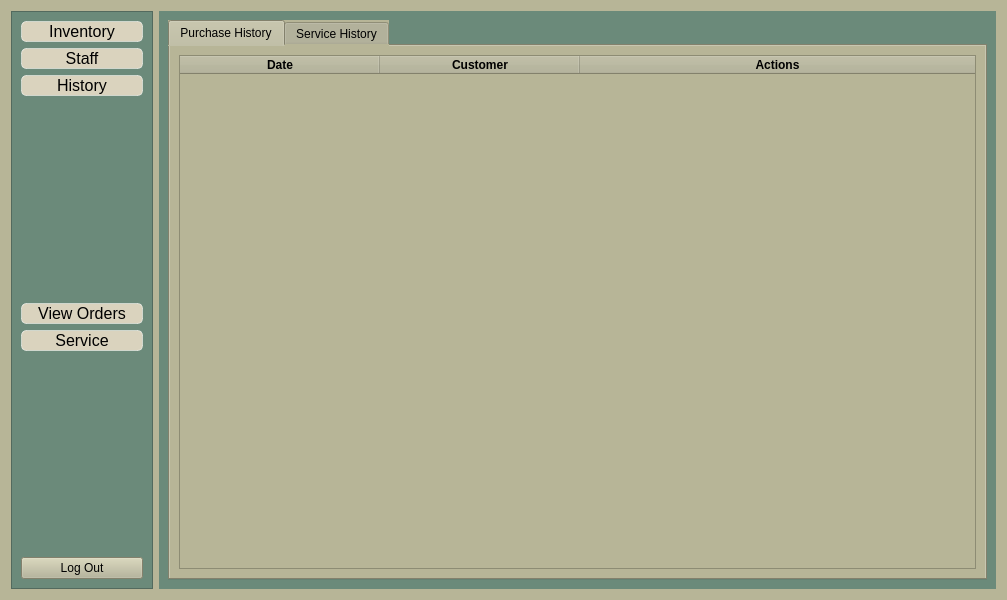
<?xml version="1.0" encoding="UTF-8"?>
<ui version="4.0">
 <class>AdminPage</class>
 <widget class="QWidget" name="AdminPage">
  <property name="geometry">
   <rect>
    <x>0</x>
    <y>0</y>
    <width>1007</width>
    <height>600</height>
   </rect>
  </property>
  <property name="windowTitle">
   <string>Admin Page</string>
  </property>
  <property name="styleSheet">
   <string notr="true">QWidget{
 background-color: rgb(183, 181, 151);
}</string>
  </property>
  <layout class="QHBoxLayout" name="horizontalLayout">
   <item>
    <widget class="QFrame" name="frame">
     <property name="styleSheet">
      <string notr="true">QFrame{
background-color: rgb(107, 138, 122)

}</string>
     </property>
     <property name="frameShape">
      <enum>QFrame::StyledPanel</enum>
     </property>
     <property name="frameShadow">
      <enum>QFrame::Raised</enum>
     </property>
     <layout class="QVBoxLayout" name="verticalLayout">
      <item>
       <widget class="QPushButton" name="inventory">
        <property name="styleSheet">
         <string notr="true">QPushButton{
background-color: rgb(218, 211, 190);
color: black;
border: 1px solid rgba(255, 255, 255, 0.5);
border-radius: 5px;
font-size:16px;
text-align: center;
width: 120px
}

QPushButton:hover {
background-color: rgba(255, 255, 255, 0.3);
}

QPushButton:pressed {
background-color: rgba(255, 255, 255, 0.1);
}

</string>
        </property>
        <property name="text">
         <string>Inventory</string>
        </property>
       </widget>
      </item>
      <item>
       <widget class="QPushButton" name="staff">
        <property name="styleSheet">
         <string notr="true">QPushButton{
background-color: rgb(218, 211, 190);
color: black;
border: 1px solid rgba(255, 255, 255, 0.5);
border-radius: 5px;
font-size:16px;
text-align: center;
width: 120px
}

QPushButton:hover {
background-color: rgba(255, 255, 255, 0.3);
}

QPushButton:pressed {
background-color: rgba(255, 255, 255, 0.1);
}

</string>
        </property>
        <property name="text">
         <string>Staff</string>
        </property>
       </widget>
      </item>
      <item>
       <widget class="QPushButton" name="history">
        <property name="styleSheet">
         <string notr="true">QPushButton{
background-color: rgb(218, 211, 190);
color: black;
border: 1px solid rgba(255, 255, 255, 0.5);
border-radius: 5px;
font-size:16px;
text-align: center;
width: 120px
}

QPushButton:hover {
background-color: rgba(255, 255, 255, 0.3);
}

QPushButton:pressed {
background-color: rgba(255, 255, 255, 0.1);
}

</string>
        </property>
        <property name="text">
         <string>History</string>
        </property>
       </widget>
      </item>
      <item>
       <spacer name="verticalSpacer_2">
        <property name="orientation">
         <enum>Qt::Vertical</enum>
        </property>
        <property name="sizeHint" stdset="0">
         <size>
          <width>20</width>
          <height>40</height>
         </size>
        </property>
       </spacer>
      </item>
      <item>
       <widget class="QPushButton" name="viewOrder">
        <property name="styleSheet">
         <string notr="true">QPushButton{
background-color: rgb(218, 211, 190);
color: black;
border: 1px solid rgba(255, 255, 255, 0.5);
border-radius: 5px;
font-size:16px;
text-align: center;
width: 120px
}

QPushButton:hover {
background-color: rgba(255, 255, 255, 0.3);
}

QPushButton:pressed {
background-color: rgba(255, 255, 255, 0.1);
}

</string>
        </property>
        <property name="text">
         <string>View Orders</string>
        </property>
       </widget>
      </item>
      <item>
       <widget class="QPushButton" name="service">
        <property name="styleSheet">
         <string notr="true">QPushButton{
background-color: rgb(218, 211, 190);
color: black;
border: 1px solid rgba(255, 255, 255, 0.5);
border-radius: 5px;
font-size:16px;
text-align: center;
width: 120px
}

QPushButton:hover {
background-color: rgba(255, 255, 255, 0.3);
}

QPushButton:pressed {
background-color: rgba(255, 255, 255, 0.1);
}

</string>
        </property>
        <property name="text">
         <string>Service</string>
        </property>
       </widget>
      </item>
      <item>
       <spacer name="verticalSpacer">
        <property name="orientation">
         <enum>Qt::Vertical</enum>
        </property>
        <property name="sizeHint" stdset="0">
         <size>
          <width>20</width>
          <height>40</height>
         </size>
        </property>
       </spacer>
      </item>
      <item>
       <widget class="QPushButton" name="logOut">
        <property name="styleSheet">
         <string notr="true">QPushButton{

background-color: #e74c3c;
color: black;
border: 1px solid rgba(255, 255, 255, 0.5);
border-radius: 5px;
font-size:16px;
text-align: center;
width: 120px
}

QPushButton:hover {
background-color: rgba(255, 255, 255, 0.3);
}

QPushButton:pressed {
background-color: #e74c3c;
}

s</string>
        </property>
        <property name="text">
         <string>Log Out</string>
        </property>
       </widget>
      </item>
     </layout>
    </widget>
   </item>
   <item>
    <widget class="QStackedWidget" name="stackedWidget">
     <property name="currentIndex">
      <number>2</number>
     </property>
     <widget class="QWidget" name="page">
      <property name="styleSheet">
       <string notr="true">QWidget{
background-color: rgb(107, 138, 122)

}</string>
      </property>
      <layout class="QVBoxLayout" name="verticalLayout_2">
       <item>
        <layout class="QHBoxLayout" name="horizontalLayout_2">
         <item>
          <widget class="QLineEdit" name="productSearch">
           <property name="styleSheet">
            <string notr="true">QLineEdit{
background-color: rgb(218, 211, 190);
color: black;


font-size: 16px;
padding:2px;
text-align: center;


}

QLineEdit:hover {
background-color: rgba(255, 255, 255, 0.3);
}

</string>
           </property>
           <property name="maxLength">
            <number>50</number>
           </property>
           <property name="placeholderText">
            <string>Search</string>
           </property>
          </widget>
         </item>
         <item>
          <spacer name="horizontalSpacer">
           <property name="orientation">
            <enum>Qt::Horizontal</enum>
           </property>
           <property name="sizeHint" stdset="0">
            <size>
             <width>40</width>
             <height>20</height>
            </size>
           </property>
          </spacer>
         </item>
         <item>
          <widget class="QPushButton" name="addProduct">
           <property name="styleSheet">
            <string notr="true">QPushButton{
background-color: rgb(218, 211, 190);
color: black;
border: 1px solid rgba(255, 255, 255, 0.5);
border-radius: 5px;
font-size:16px;
text-align: center;
width: 120px
}

QPushButton:hover {
background-color: rgba(255, 255, 255, 0.3);
}

QPushButton:pressed {
background-color: rgba(255, 255, 255, 0.1);
}

</string>
           </property>
           <property name="text">
            <string>Add Product</string>
           </property>
          </widget>
         </item>
        </layout>
       </item>
       <item>
        <widget class="QTableWidget" name="inventoryTable">
         <property name="styleSheet">
          <string notr="true">QWidget {
    background-color: rgb(183, 181, 151);
    font: 700 9pt &quot;Segoe UI&quot;;
    color: black; /* Sets the font color to black */
}
</string>
         </property>
         <property name="editTriggers">
          <set>QAbstractItemView::NoEditTriggers</set>
         </property>
         <property name="cornerButtonEnabled">
          <bool>false</bool>
         </property>
         <attribute name="horizontalHeaderShowSortIndicator" stdset="0">
          <bool>false</bool>
         </attribute>
         <attribute name="horizontalHeaderStretchLastSection">
          <bool>true</bool>
         </attribute>
         <attribute name="verticalHeaderVisible">
          <bool>false</bool>
         </attribute>
         <column>
          <property name="text">
           <string>Brand</string>
          </property>
          <property name="font">
           <font>
            <pointsize>9</pointsize>
            <bold>true</bold>
           </font>
          </property>
         </column>
         <column>
          <property name="text">
           <string>Name</string>
          </property>
          <property name="font">
           <font>
            <pointsize>9</pointsize>
            <bold>true</bold>
           </font>
          </property>
         </column>
         <column>
          <property name="text">
           <string>Price</string>
          </property>
          <property name="font">
           <font>
            <pointsize>9</pointsize>
            <bold>true</bold>
           </font>
          </property>
         </column>
         <column>
          <property name="text">
           <string>Quantity</string>
          </property>
          <property name="font">
           <font>
            <pointsize>9</pointsize>
            <bold>true</bold>
           </font>
          </property>
         </column>
         <column>
          <property name="text">
           <string>Actions</string>
          </property>
          <property name="font">
           <font>
            <pointsize>9</pointsize>
            <bold>true</bold>
           </font>
          </property>
         </column>
        </widget>
       </item>
      </layout>
     </widget>
     <widget class="QWidget" name="page_2">
      <property name="styleSheet">
       <string notr="true">QWidget{
background-color: rgb(107, 138, 122)

}</string>
      </property>
      <layout class="QVBoxLayout" name="verticalLayout_3">
       <item>
        <layout class="QHBoxLayout" name="horizontalLayout_3">
         <item>
          <widget class="QLineEdit" name="staffSearch">
           <property name="styleSheet">
            <string notr="true">QLineEdit{
background-color: rgb(218, 211, 190);
color: black;


font-size: 16px;
padding:2px;
text-align: center;


}

QLineEdit:hover {
background-color: rgba(255, 255, 255, 0.3);
}

</string>
           </property>
           <property name="placeholderText">
            <string>Search</string>
           </property>
          </widget>
         </item>
         <item>
          <spacer name="horizontalSpacer_2">
           <property name="orientation">
            <enum>Qt::Horizontal</enum>
           </property>
           <property name="sizeType">
            <enum>QSizePolicy::Maximum</enum>
           </property>
           <property name="sizeHint" stdset="0">
            <size>
             <width>300</width>
             <height>20</height>
            </size>
           </property>
          </spacer>
         </item>
         <item>
          <widget class="QPushButton" name="addStaff">
           <property name="minimumSize">
            <size>
             <width>170</width>
             <height>0</height>
            </size>
           </property>
           <property name="maximumSize">
            <size>
             <width>170</width>
             <height>16777215</height>
            </size>
           </property>
           <property name="styleSheet">
            <string notr="true">QPushButton{
background-color: rgb(218, 211, 190);
color: black;
border: 1px solid rgba(255, 255, 255, 0.5);
border-radius: 5px;
font-size:16px;
text-align: center;
width: 120px
}

QPushButton:hover {
background-color: rgba(255, 255, 255, 0.3);
}

QPushButton:pressed {
background-color: rgba(255, 255, 255, 0.1);
}

</string>
           </property>
           <property name="text">
            <string>Add Staff Member</string>
           </property>
          </widget>
         </item>
        </layout>
       </item>
       <item>
        <widget class="QTableWidget" name="staffTable">
         <property name="styleSheet">
          <string notr="true">QWidget {
    background-color: rgb(183, 181, 151);
    font: 700 9pt &quot;Segoe UI&quot;;
    color: black; /* Sets the font color to black */
}
</string>
         </property>
         <property name="editTriggers">
          <set>QAbstractItemView::NoEditTriggers</set>
         </property>
         <attribute name="horizontalHeaderStretchLastSection">
          <bool>true</bool>
         </attribute>
         <attribute name="verticalHeaderVisible">
          <bool>false</bool>
         </attribute>
         <column>
          <property name="text">
           <string>First Name</string>
          </property>
          <property name="font">
           <font>
            <bold>true</bold>
           </font>
          </property>
         </column>
         <column>
          <property name="text">
           <string>Last Name</string>
          </property>
          <property name="font">
           <font>
            <bold>true</bold>
           </font>
          </property>
         </column>
         <column>
          <property name="text">
           <string>Mobile Number</string>
          </property>
          <property name="font">
           <font>
            <bold>true</bold>
           </font>
          </property>
         </column>
         <column>
          <property name="text">
           <string>Address</string>
          </property>
          <property name="font">
           <font>
            <bold>true</bold>
           </font>
          </property>
         </column>
         <column>
          <property name="text">
           <string>Date Hired</string>
          </property>
          <property name="font">
           <font>
            <bold>true</bold>
           </font>
          </property>
         </column>
         <column>
          <property name="text">
           <string>Actions</string>
          </property>
          <property name="font">
           <font>
            <bold>true</bold>
           </font>
          </property>
         </column>
        </widget>
       </item>
      </layout>
     </widget>
     <widget class="QWidget" name="page_3">
      <property name="styleSheet">
       <string notr="true">QWidget{
background-color: rgb(107, 138, 122)

}</string>
      </property>
      <layout class="QGridLayout" name="gridLayout">
       <item row="0" column="0">
        <widget class="QTabWidget" name="tabWidget">
         <property name="styleSheet">
          <string notr="true">QWidget {
    background-color: rgb(183, 181, 151);
    font: 700 ;
    color: black; /* Sets the font color to black */
}



</string>
         </property>
         <property name="currentIndex">
          <number>0</number>
         </property>
         <widget class="QWidget" name="tab">
          <attribute name="title">
           <string>Purchase History</string>
          </attribute>
          <layout class="QGridLayout" name="gridLayout_2">
           <item row="0" column="0">
            <widget class="QTableWidget" name="purchaseHistoryTable">
             <property name="styleSheet">
              <string notr="true">QWidget {
    background-color: rgb(183, 181, 151);
    font: 700 9pt &quot;Segoe UI&quot;;
    color: black; /* Sets the font color to black */
}
</string>
             </property>
             <property name="editTriggers">
              <set>QAbstractItemView::NoEditTriggers</set>
             </property>
             <attribute name="horizontalHeaderDefaultSectionSize">
              <number>200</number>
             </attribute>
             <attribute name="horizontalHeaderStretchLastSection">
              <bool>true</bool>
             </attribute>
             <attribute name="verticalHeaderVisible">
              <bool>false</bool>
             </attribute>
             <column>
              <property name="text">
               <string>Date</string>
              </property>
              <property name="font">
               <font>
                <bold>true</bold>
               </font>
              </property>
             </column>
             <column>
              <property name="text">
               <string>Customer</string>
              </property>
              <property name="font">
               <font>
                <bold>true</bold>
               </font>
              </property>
             </column>
             <column>
              <property name="text">
               <string>Actions</string>
              </property>
              <property name="font">
               <font>
                <bold>true</bold>
               </font>
              </property>
             </column>
            </widget>
           </item>
          </layout>
         </widget>
         <widget class="QWidget" name="tab_2">
          <attribute name="title">
           <string>Service History</string>
          </attribute>
          <layout class="QGridLayout" name="gridLayout_3">
           <item row="0" column="0">
            <widget class="QTableWidget" name="serviceHistory">
             <property name="styleSheet">
              <string notr="true">QWidget {
    background-color: rgb(183, 181, 151);
    font: 700 9pt &quot;Segoe UI&quot;;
    color: black; /* Sets the font color to black */
}
</string>
             </property>
             <property name="editTriggers">
              <set>QAbstractItemView::NoEditTriggers</set>
             </property>
             <attribute name="horizontalHeaderStretchLastSection">
              <bool>true</bool>
             </attribute>
             <attribute name="verticalHeaderVisible">
              <bool>false</bool>
             </attribute>
             <column>
              <property name="text">
               <string>Date</string>
              </property>
              <property name="font">
               <font>
                <bold>true</bold>
               </font>
              </property>
             </column>
             <column>
              <property name="text">
               <string>Customer</string>
              </property>
              <property name="font">
               <font>
                <bold>true</bold>
               </font>
              </property>
             </column>
             <column>
              <property name="text">
               <string>Technician</string>
              </property>
              <property name="font">
               <font>
                <bold>true</bold>
               </font>
              </property>
             </column>
             <column>
              <property name="text">
               <string>Device Type</string>
              </property>
              <property name="font">
               <font>
                <bold>true</bold>
               </font>
              </property>
             </column>
             <column>
              <property name="text">
               <string>Service Type</string>
              </property>
              <property name="font">
               <font>
                <bold>true</bold>
               </font>
              </property>
             </column>
             <column>
              <property name="text">
               <string>Total</string>
              </property>
              <property name="font">
               <font>
                <bold>true</bold>
               </font>
              </property>
             </column>
             <column>
              <property name="text">
               <string>Status</string>
              </property>
              <property name="font">
               <font>
                <bold>true</bold>
               </font>
              </property>
             </column>
             <column>
              <property name="text">
               <string>Actions</string>
              </property>
              <property name="font">
               <font>
                <bold>true</bold>
               </font>
              </property>
             </column>
            </widget>
           </item>
          </layout>
         </widget>
        </widget>
       </item>
      </layout>
     </widget>
    </widget>
   </item>
  </layout>
 </widget>
 <resources/>
 <connections/>
</ui>
